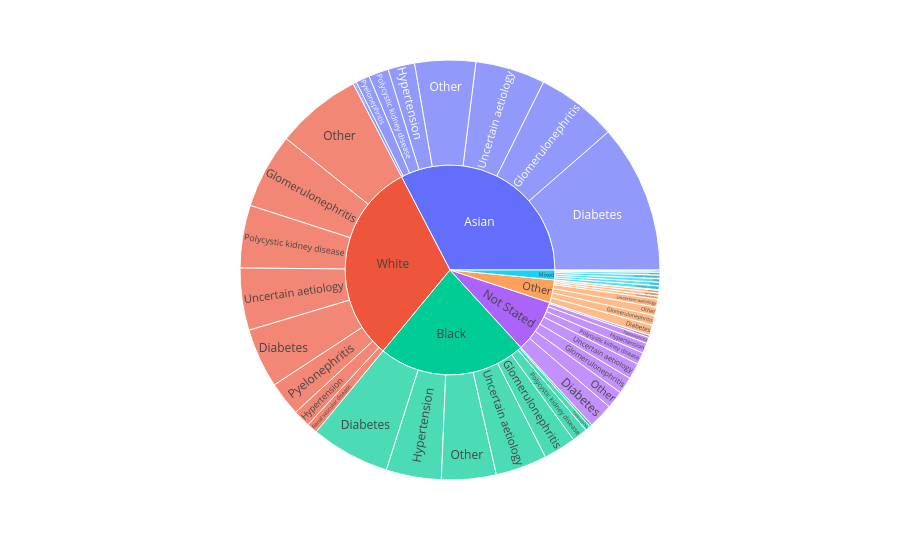

The cell this chart's notebook holds for it:
### Code cell
import plotly.graph_objects as go 
import plotly.express as px
import numpy as np
import pandas as pd


back_to_back = pd.DataFrame(output.gender.data.dict())

# Plot gender stats back to back 
data = [
    go.Bar(
        x = -back_to_back[back_to_back.x == "Male"].z,
        y = back_to_back[back_to_back.x == "Male"].y,
        orientation="h",
        name = "Male"
    ), 
    go.Bar(
        x = back_to_back[back_to_back.x == "Female"].z,
        y = back_to_back[back_to_back.x == "Female"].y,
        orientation="h",
        name = "Female"
    ) 
]

fig = go.Figure(
    data=data,
    layout = {
        "title" :{
            "text": output.gender.metadata.title,
            "x" : 0.5,
            "xanchor" : "center" 
        }
    }
)
fig.show("png")

# plot age
stacked_bar_data = pd.DataFrame(output.age.data.dict())
stacked_bar_data.x = pd.to_numeric(stacked_bar_data.x)
stacked_bar_data.rename(columns={"x":"Age", "y":"Primary Renal Diagnosis", "z":"Patients"}, inplace = True)

fig = px.bar(stacked_bar_data, x="Age", y = "Patients", color = "Primary Renal Diagnosis")
fig.show("png")


# plot ethnicity
ethnicity_data = pd.DataFrame(output.ethnic_group.data.dict())
ethnicity_data.rename(columns={"x":"Ethnic Group", "y":"Primary Renal Diagnosis", "z":"Patients"}, inplace = True)
fig = px.sunburst(
    ethnicity_data, 
    path = ["Ethnic Group", "Primary Renal Diagnosis"],
    values = "Patients"
)
fig.show()

### Figure 1 — Plotly figure (JSON) as saved in the notebook; plotly's stock layout.template omitted (floating-point values rounded to 4 significant figures)
{"data": [{"branchvalues": "total", "domain": {"x": [0, 1], "y": [0, 1]}, "hovertemplate": "labels=%{label}<br>Patients=%{value}<br>parent=%{parent}<br>id=%{id}<extra></extra>", "ids": ["Asian/Diabetes", "Black/Diabetes", "Mixed/Diabetes", "Not Stated/Diabetes", "Other/Diabetes", "White/Diabetes", "Asian/Glomerulonephritis", "Black/Glomerulonephritis", "Mixed/Glomerulonephritis", "Not Stated/Glomerulonephritis", "Other/Glomerulonephritis", "White/Glomerulonephritis", "Asian/Hypertension", "Black/Hypertension", "Mixed/Hypertension", "Not Stated/Hypertension", "Other/Hypertension", "White/Hypertension", "Asian/Other", "Black/Other", "Mixed/Other", "Not Stated/Other", "Other/Other", "White/Other", "Asian/Polycystic kidney disease", "Black/Polycystic kidney disease", "Mixed/Polycystic kidney disease", "Not Stated/Polycystic kidney disease", "Other/Polycystic kidney disease", "White/Polycystic kidney disease", "Asian/Pyelonephritis", "Black/Pyelonephritis", "Mixed/Pyelonephritis", "Not Stated/Pyelonephritis", "Other/Pyelonephritis", "White/Pyelonephritis", "Asian/Renal vascular disease", "Black/Renal vascular disease", "Not Stated/Renal vascular disease", "Other/Renal vascular disease", "White/Renal vascular disease", "Asian/Uncertain aetiology", "Black/Uncertain aetiology", "Mixed/Uncertain aetiology", "Not Stated/Uncertain aetiology", "Other/Uncertain aetiology", "White/Uncertain aetiology", "Asian", "Black", "Mixed", "Not Stated", "Other", "White"], "labels": ["Diabetes", "Diabetes", "Diabetes", "Diabetes", "Diabetes", "Diabetes", "Glomerulonephritis", "Glomerulonephritis", "Glomerulonephritis", "Glomerulonephritis", "Glomerulonephritis", "Glomerulonephritis", "Hypertension", "Hypertension", "Hypertension", "Hypertension", "Hypertension", "Hypertension", "Other", "Other", "Other", "Other", "Other", "Other", "Polycystic kidney disease", "Polycystic kidney disease", "Polycystic kidney disease", "Polycystic kidney disease", "Polycystic kidney disease", "Polycystic kidney disease", "Pyelonephritis", "Pyelonephritis", "Pyelonephritis", "Pyelonephritis", "Pyelonephritis", "Pyelonephritis", "Renal vascular disease", "Renal vascular disease", "Renal vascular disease", "Renal vascular disease", "Renal vascular disease", "Uncertain aetiology", "Uncertain aetiology", "Uncertain aetiology", "Uncertain aetiology", "Uncertain aetiology", "Uncertain aetiology", "Asian", "Black", "Mixed", "Not Stated", "Other", "White"], "name": "", "parents": ["Asian", "Black", "Mixed", "Not Stated", "Other", "White", "Asian", "Black", "Mixed", "Not Stated", "Other", "White", "Asian", "Black", "Mixed", "Not Stated", "Other", "White", "Asian", "Black", "Mixed", "Not Stated", "Other", "White", "Asian", "Black", "Mixed", "Not Stated", "Other", "White", "Asian", "Black", "Mixed", "Not Stated", "Other", "White", "Asian", "Black", "Not Stated", "Other", "White", "Asian", "Black", "Mixed", "Not Stated", "Other", "White", "", "", "", "", "", ""], "type": "sunburst", "values": [334, 178, 8, 56, 23, 134, 182, 73, 3, 38, 22, 169, 60, 124, 6, 23, 6, 39, 137, 123, 8, 40, 19, 193, 45, 35, 8, 27, 7, 141, 31, 12, 2, 14, 7, 77, 8, 5, 5, 1, 24, 157, 116, 9, 36, 18, 140, 954, 666, 44, 239, 103, 917]}], "layout": {"legend": {"tracegroupgap": 0}, "margin": {"t": 60}}}
